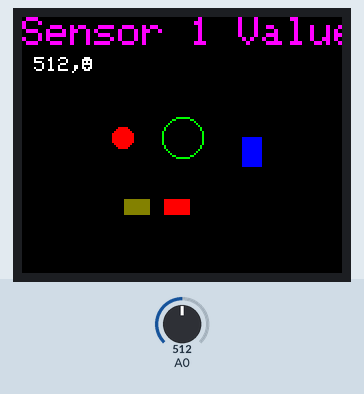
This sketch was run on a simulated Arduino Uno, built with avr-gcc and run on an emulated ATmega328P. On the bench: 160×128 colour display. Inputs (shaded band) come from the test bench; at power-on: A0 = 512.

Above: at 1.2 s.
1.3 s: A0 set to 716
At 1.7 s:
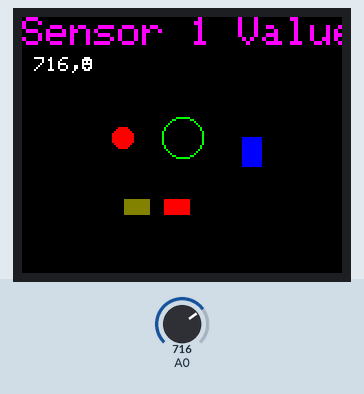
2.8 s: A0 set to 900
At 3.2 s:
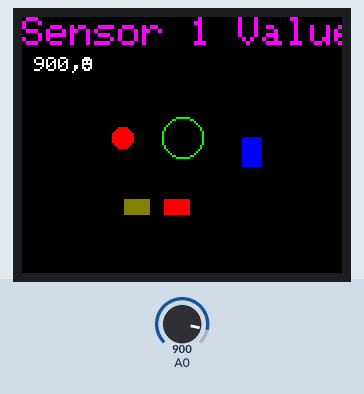
4.3 s: A0 set to 1023
At 4.6 s:
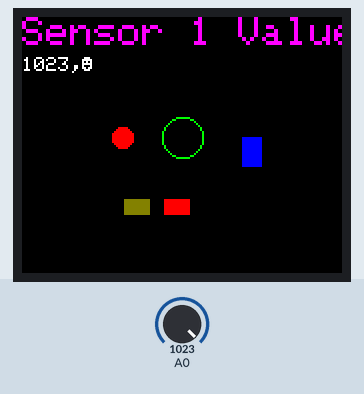
Timing chart, 0 to 7.3 s (numbered marks = the images above; inputs shaded):
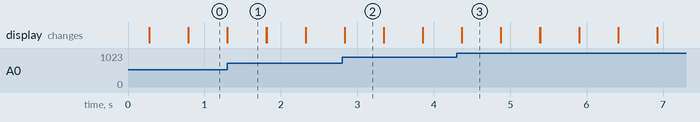

The sketch:

tft01.ino
```cpp
//TFT example

#include <TFT.h>  // Arduino LCD library
#include <SPI.h>

// pin definition for the Uno
#define cs   10
#define ds   9
#define rst  8


// create an instance of the library
TFT TFTscreen = TFT(cs, ds, rst);

// char array to print to the screen
char sensorPrintout[4];

int aval;

void setup() {

	// Put this line at the beginning of every sketch that uses the GLCD:
	TFTscreen.begin();

	// clear the screen with a black background
	TFTscreen.background(0, 0, 0);

	// write the static text to the screen
	// set the font color to magenta
	TFTscreen.stroke(255,0, 255);
	// set the font size
	TFTscreen.setTextSize(2);
	// write the text to the top left corner of the screen
	TFTscreen.text("Sensor 1 Value :\n ", 0, 0);
	// set the font size very large for the loop
	TFTscreen.setTextSize(1);
}

void loop() {

/*------------------------------ analog value to display ---------------------*/
	// Read the value of the sensor on A0
	aval=(analogRead(A0));
	//convert to char array:sensorPrintout
	intToChar(aval);
	// set the font color white
	TFTscreen.stroke(255, 255, 255);
	// print the sensor value
	TFTscreen.text(sensorPrintout, 0, 20);
	// wait for a moment
	delay(250);
	// erase the text you just wrote
	TFTscreen.stroke(0, 0, 0);
	TFTscreen.text(sensorPrintout, 0, 20);


/*---------------------------now drawing geometric figures: ------------------*/
	//filled circle color: 1111  1000 0000 0000: red max
	TFTscreen.fillCircle(50,60,5,0xF800);
	//circle color: 0000  0111 1110 0000: green max
	TFTscreen.drawCircle(80,60,10,0x07E0);
	//filled rectangle, color: 0000  0000 0001 1111: blue max
	TFTscreen.fillRect(110, 60, 10,15, 0x001F);
	//rect color (128,128,0) : yellow middle
	TFTscreen.fill(128,128,0);
	TFTscreen.rect(50,90,15,10);
	//rect color (0xF800) : red max
	TFTscreen.fill(0xF800);
	TFTscreen.rect(70,90,15,10);

}

void intToChar (int aval){

	int mil,cen,dec,uni;

	mil=(aval/1000)%10;
	cen=(aval/100)%10;
	dec=(aval/10)%10;
	uni=aval%10;

	sensorPrintout[0]='0'+mil;
	sensorPrintout[1]='0'+cen;
	sensorPrintout[2]='0'+dec;
	sensorPrintout[3]='0'+uni;

	if(mil==0){
		sensorPrintout[0]=' ';
		if(cen==0){
			sensorPrintout[1]=' ';
			if(dec==0)sensorPrintout[2]=' ';
		}
	}

}
```

Measured:
- after the input at 1.3 s, the display: first differs from a run without the input at once (image 1)
- after the input at 2.8 s, the display: first differs from a run without the input at once (image 2)
- after the input at 4.3 s, the display: first differs from a run without the input after 0.07 s (image 3)
- what the display in image 1 shows lasts 0.5 s, from 1.3 s to 1.8 s
